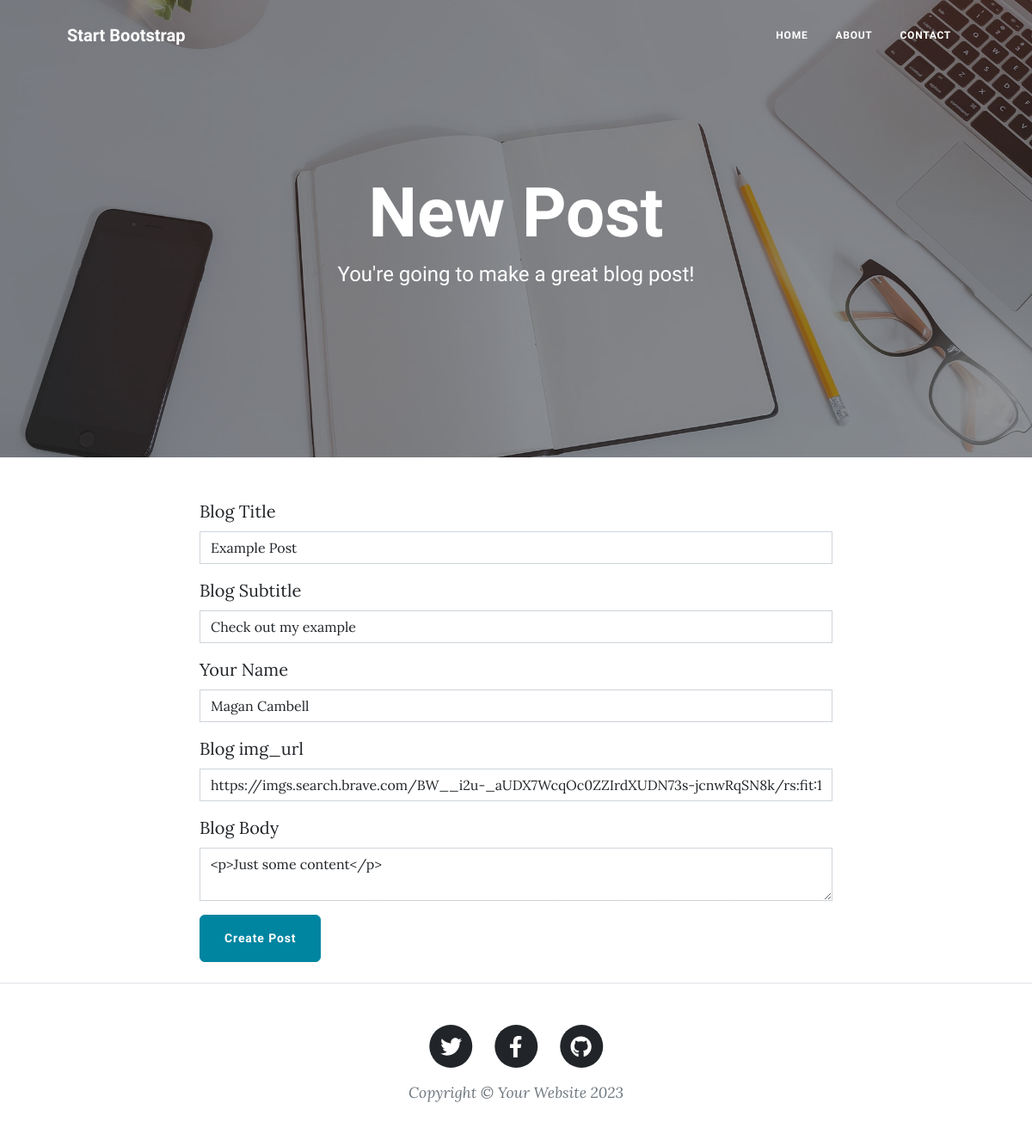
The app's page /edit-post/1, older data.
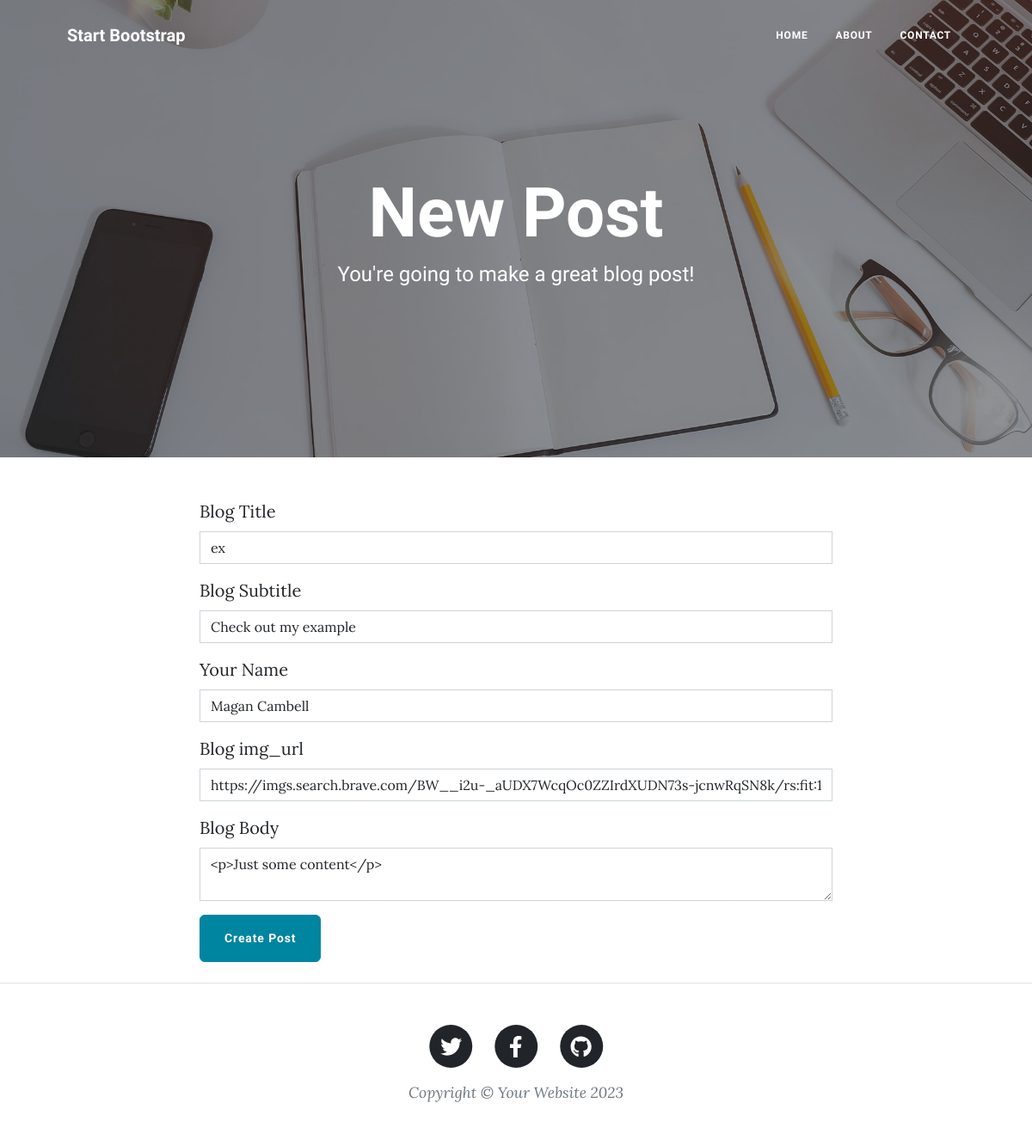
The same page, newer data.
### main.py (models this page shows, shortened)
class BlogPost(db.Model):
    id: Mapped[int] = mapped_column(Integer, primary_key=True)
    title: Mapped[str] = mapped_column(String(250), unique=True, nullable=False)
    subtitle: Mapped[str] = mapped_column(String(250), nullable=False)
    date: Mapped[str] = mapped_column(String(250), nullable=False)
    body: Mapped[str] = mapped_column(Text, nullable=False)
    author: Mapped[str] = mapped_column(String(250), nullable=False)
    img_url: Mapped[str] = mapped_column(String(250), nullable=False)

### main.py (the view, shortened to what this page needs)
@app.route('/edit-post/<int:post_id>', methods=['GET', 'POST'])
def edit_post(post_id):
    requested_post = BlogPost.query.get(post_id)
    if requested_post is None:
        return jsonify({'error': 'Requested post not found'}, 404)
    form = Post(
        title=requested_post.title,
        date=requested_post.date,
        subtitle=requested_post.subtitle,
        author=requested_post.author,
        img_url=requested_post.img_url,
        body=requested_post.body,
    )
    return render_template("make-post.html", form=form)

### main.py (shortened to what this page needs)
class Post(FlaskForm):
    title = StringField('Blog Title', validators=[DataRequired()])
    subtitle = StringField('Blog Subtitle', validators=[DataRequired()])
    author = StringField('Your Name', validators=[DataRequired()])
    img_url = StringField('Blog img_url', validators=[DataRequired()])
    body = CKEditorField('Blog Body', validators=[DataRequired()])
    create_button = SubmitField('Create Post')

### templates/make-post.html (shortened to what this page needs)
{% block content %} {% include "header.html" %}
    {% from 'bootstrap5/form.html' import render_form %}
<header
  class="masthead"
  style="background-image: url('../static/assets/img/edit-bg.jpg')"
>
  <div class="container position-relative px-4 px-lg-5">
    <div class="row gx-4 gx-lg-5 justify-content-center">
      <div class="col-md-10 col-lg-8 col-xl-7">
        <div class="page-heading">
            {% if post %}
            <h1>Edit Post</h1>
            {% else %}
            <h1>New Post</h1>
            {% endif %}
          <span class="subheading"
            >You're going to make a great blog post!</span
          >
        </div>
      </div>
    </div>
  </div>
</header>
<main class="mb-4">
  <div class="container">
    <div class="row">
      <div class="col-lg-8 col-md-10 mx-auto">
          {{ render_form(form, novalidate=True, button_map={"submit": "primary"}) }}
      </div>
    </div>
  </div>
</main>
{% include "footer.html" %} {% endblock %}

Row changes from the older to the newer data that the page shows:
changed BlogPost "Check out my example": title "Example Post" → "ex"
